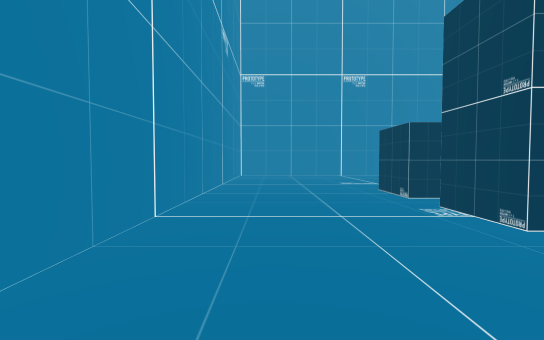
view 1 (above)

12 first-person views from a walk through a 3-D level made in the Unity game engine. The camera is 1.5 m above the floor, tilts 2° down and sees 90° across. The floor is counted in squares, 2 m on a side. Each view is taken from the middle of a square. On the plan, view 1 faces up. The plan holds only what a view shows up to about 10 squares ahead; the rest is blank. The place goes on beyond the plan. The player is left out. Some animated figures are left out.

view 2
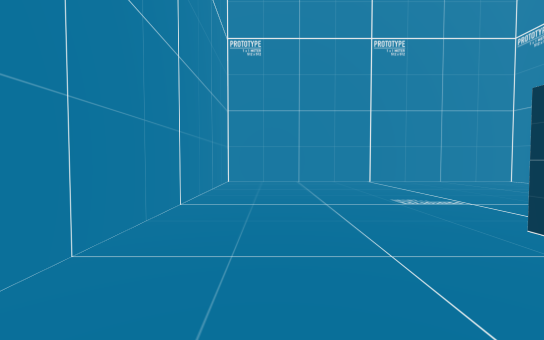

view 3
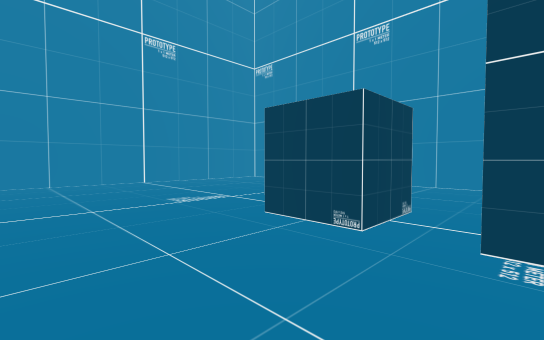

view 4
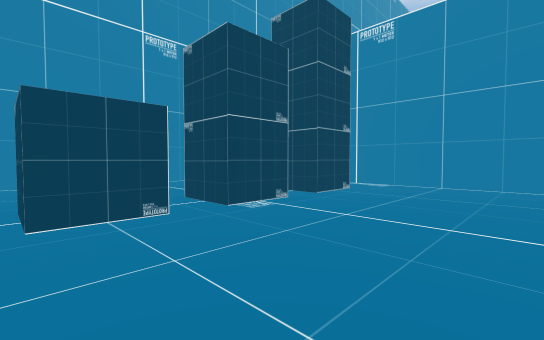

view 5
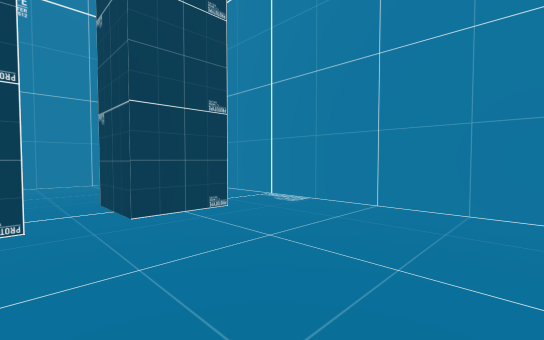

view 6
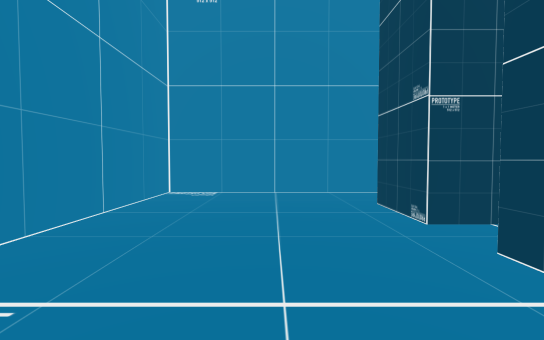

view 7
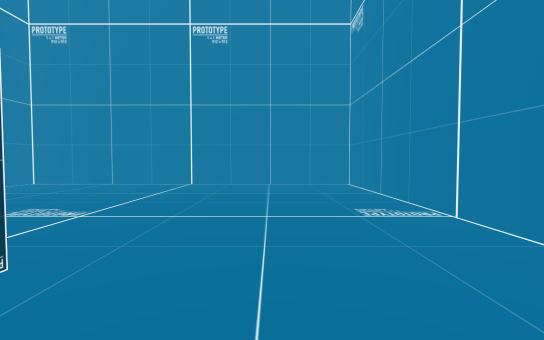

view 8
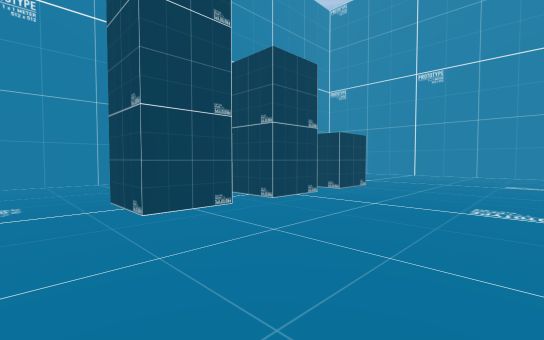

view 9
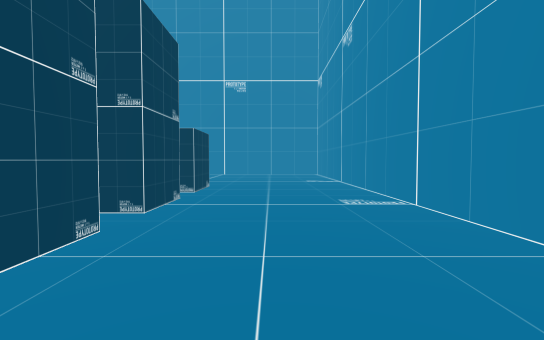

view 10
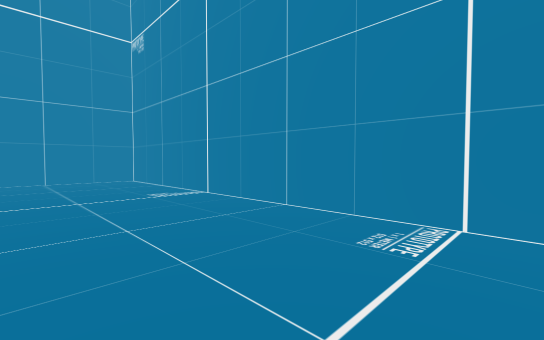

view 11
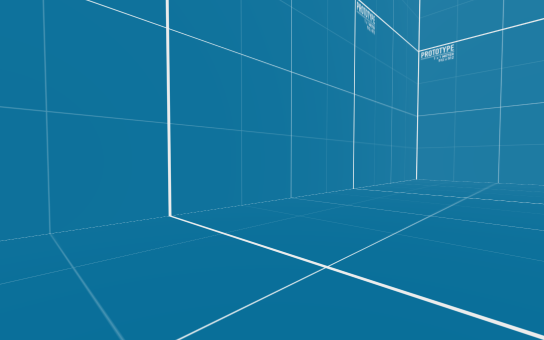

view 12
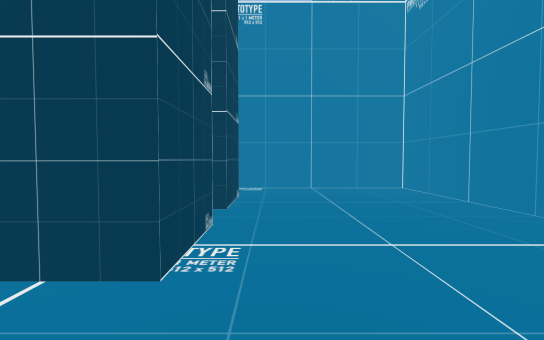

### Floor plan
Points are (right, up) in squares from view 1. A wall is a line through its corners. A room is listed if a view was taken in it or the views show most of it. See-through windows are left out.
Room 1 (views 1, 2, 3, 4, 5, 6, 7, 8, 9, 10, 11, 12)
walls: (2.7, 6.8) (4.2, 6.8) (4.2, 5.3) (2.7, 5.3) (2.7, 6.8); (2.7, 4.3) (4.2, 4.3) (4.2, 2.8) (2.7, 2.8) (2.7, 4.3); (2.7, 1.8) (4.2, 1.8) (4.2, 0.3) (2.7, 0.3) (2.7, 1.8); (-1.6, 13.6) (-1.6, -1.4) (8.4, -1.4) (8.4, 13.6) (-1.6, 13.6)

Positions as (right, up) in squares from view 1, and headings:
1: (0, 0), facing up
2: (0, 4), facing up
3: (0, 4), facing up-right
4: (-1, 7), facing down-right
5: (-1, 3), facing down-right
6: (6, 5), facing down
7: (6, 5), facing up
8: (8, -1), facing up-left
9: (6, -1), facing up
10: (5, 3), facing up-right
11: (2, 2), facing up-left
12: (2, 6), facing down
